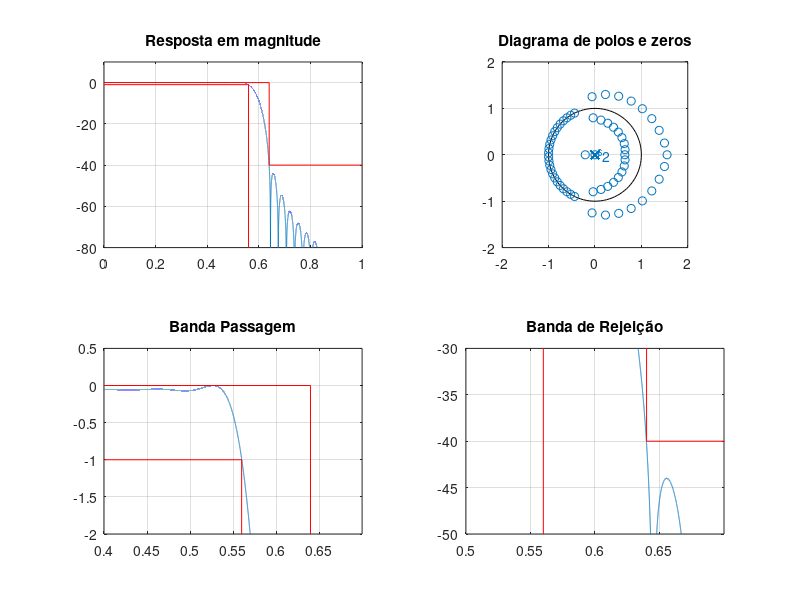
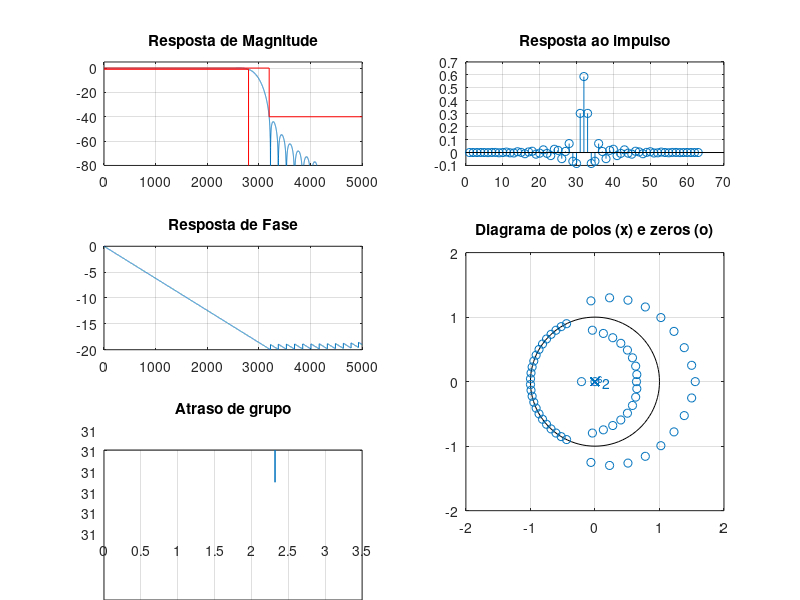

Write the MATLAB code that produced these figures, in order.
% Projeto filtro 1
% LP - (fa = 10000 Hz, f1 = 2800 Hz; f2 = 3200 Hz, Ap = 1 dB, As = 40 dB, GdB = 0 dB)

close all;
clear all;
clc;

ExecutarAjuste = 1;

%% Especificacoes
fa = 10000; fp = 2800; fs = 3200;
Ap = 1; As = 40; GdB = 0;
wp = fp/fa*(2*pi); ws = fs/fa*(2*pi);

wc1 = sqrt(wp*ws); % media geometrica
Dw1 = ws - wp;
M1 = ceil(3.11*pi/(Dw1));
G0 = GdB;

%%
% Projeto inicial
M = M1;
Dw = Dw1;
wc = wc1;

if ExecutarAjuste
    % primeiro ajuste
    G0 = 0.056; % db

    % segundo ajuste M (n/2)
    wp2 = 0.5741*pi; ws2 = 0.6375*pi;
    Dw2 = ws2 - wp2;
    M2 = ceil(M1*Dw2/Dw1); % nova ordem do filtro 2*M2
    M = M2;

    % ajuste deslocamento
    wc2 = wc1 - ((0.0075+0.0077)/2)*pi;
    wc = wc2;
end
    
k = 1:M;
% Low Pass
bi = sin(wc*k)./(pi*k);
b0 = wc/pi;
b = [flip(bi) b0 bi];

m = -M:M;
% wk = 0.5 + 0.5*cos(2*pi*m/(2*M+1)); % Hann
wk = hann(2*M+1)';
% wk = barthannwin(2*M+1)';
% wk = bartlett(2*M+1)';
% wk = triang(2*M+1)';
% wk = hamming(2*M+1)';
b = b.*wk*10^(-G0/20); % regular altura do filtro em db

%%
figure(1)
subplot(221)
title('Resposta de magnitude')
[h, w] = freqz(b, 1, linspace(0,pi,100000));
% plot(w/pi, abs(h)); grid on;
plot(w/pi, 20*log10(abs(h))); grid on;
title('Resposta em magnitude')
ylim([-80 10])
hold on;
plot([0,wp,wp]/pi,[-Ap,-Ap,-80], '-red')
plot([0,ws/pi,ws/pi,1],[0,0,-As,-As], '-red')

subplot(222)
zplane(b, 1); axis([-2 2 -2 2]);
title('Diagrama de polos e zeros')

subplot(223)
plot(w/pi, 20*log10(abs(h)));
title('Banda Passagem')
grid on; hold on;
plot([0,wp,wp]/pi,[-Ap,-Ap,-80], '-red')
plot([0,ws/pi,ws/pi,1],[0,0,-As,-As], '-red')
xlim([0.4 0.7]); ylim([-2 0.5]);

subplot(224)
plot(w/pi, 20*log10(abs(h)));
title('Banda de Rejeição')
grid on; hold on;
plot([0,wp,wp]/pi,[-Ap,-Ap,-80], '-red')
plot([0,ws/pi,ws/pi,1],[0,0,-As,-As], '-red')
xlim([0.5 0.7]); ylim([-50 -30]);

%%
figure(2)
%suptitle(['LP FIR ' num2str(fp) '-' num2str(fs) ' Ordem: ' num2str(2*M+1)])

escala = fa/2;
subplot(3,2,[4 6])
zplane(b, 1);
axis([-2 2 -2 2])
title('Diagrama de polos (x) e zeros (o)')

clear h w
[h, w] = freqz(b, 1, 'whole');

subplot(322)
stem(b), grid on;
title('Resposta ao impulso')

subplot(321)
[h, w] = freqz(b, 1, linspace(0,pi,10000));
% plot(w/pi, abs(h)); grid on;
plot(w/pi*escala, 20*log10(abs(h))); grid on;
hold on;
title('Resposta de Magnitude')
ylim([-80 5])
Amin = 80;
% plot([0 wp wp]/pi, -[Ap Ap Amin], 'r');
plot([0,fs,fs,fa/2],[0,0,-As,-As], 'r')
plot([0,fp,fp,],[-Ap,-Ap,-80], 'r')
xlim([0 fa/2])

subplot(323)
plot(w/pi*escala, unwrap(angle(h))/pi); grid on;
title('Resposta de Fase')

subplot(325)
grpdelay(b, 1)
title('Atraso de grupo')




% %% Simulacao com PM
% % Specs:
% 
% fcuts = [fp fs];
% w = fcuts/fa*(2*pi);
% wp = w(1)/pi; ws = w(2)/pi;
% 
% mags = [1 0];
% % devs = [1-10^(-Ap/20) 10^(-As/20)];
% devs = [1-10^(-(Ap/2-0.06)/20) 10^(-As/20)];
% G0 = -Ap/2;
% 
% % calculo da ordem com firpmord
% [n,f0,a0,w0] = firpmord(fcuts,mags,devs,fa);
% 
% % calculo algoritmo PM
% h_pm = firpm(n,f0,a0,w0);
% h_pm = h_pm*10^(G0/20);
% 
% [Hw,w] = freqz(h_pm, 1, 10000);
% plot(w*fa/2/pi,20*log10(abs(Hw)))
% title_txt = ['PM Filter N = ' num2str(n)];
% title(title_txt)
% hold on
% Amin = 80;
% % ylim([-Amin 10])
% plot([0,wp,wp]*fa/2,[-Ap,-Ap,-80], '-red')
% plot([0,ws,ws,1]*fa/2,[0,0,-As,-As], '-red')
% 
% 
